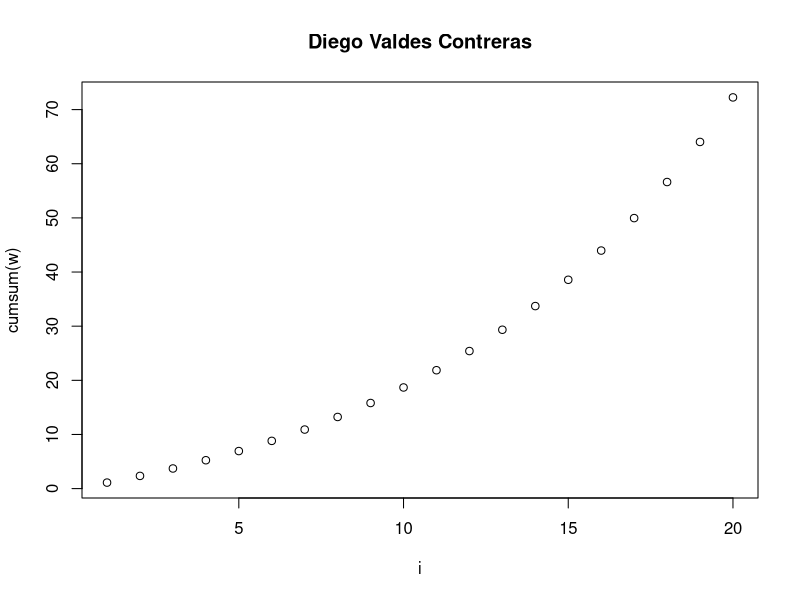
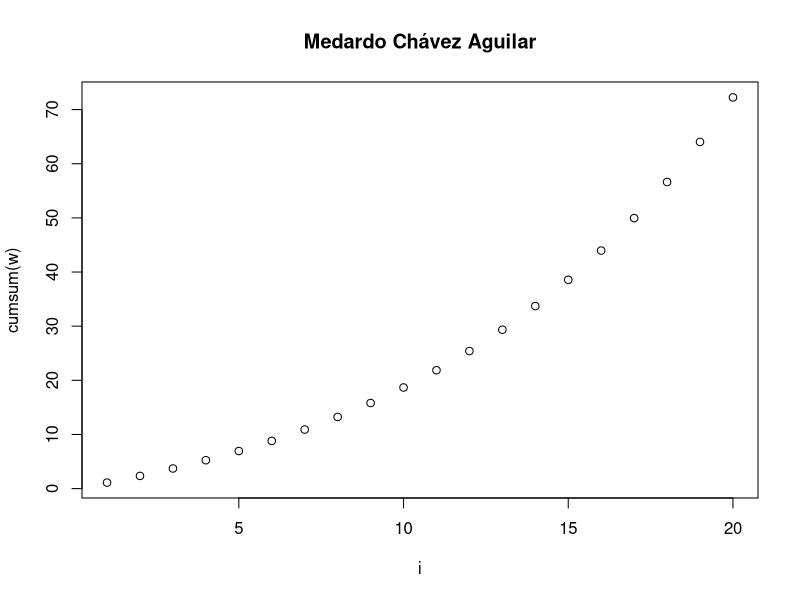
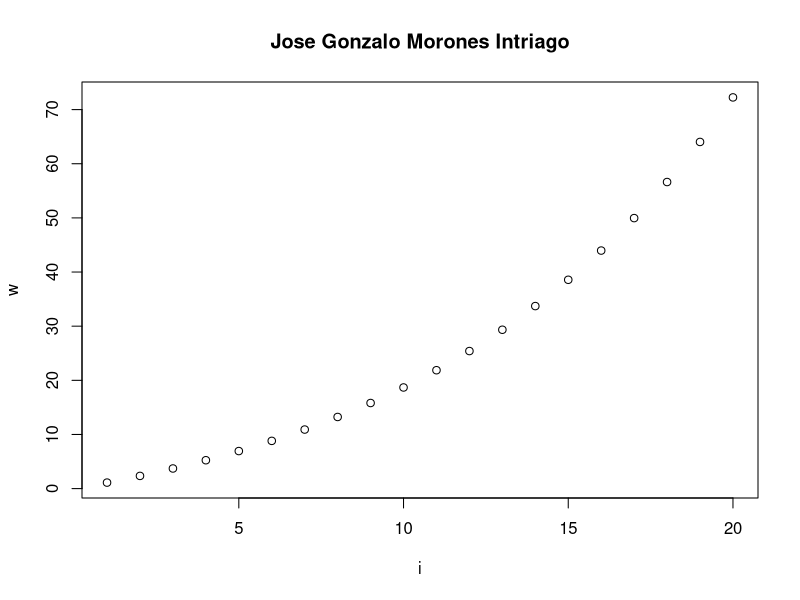
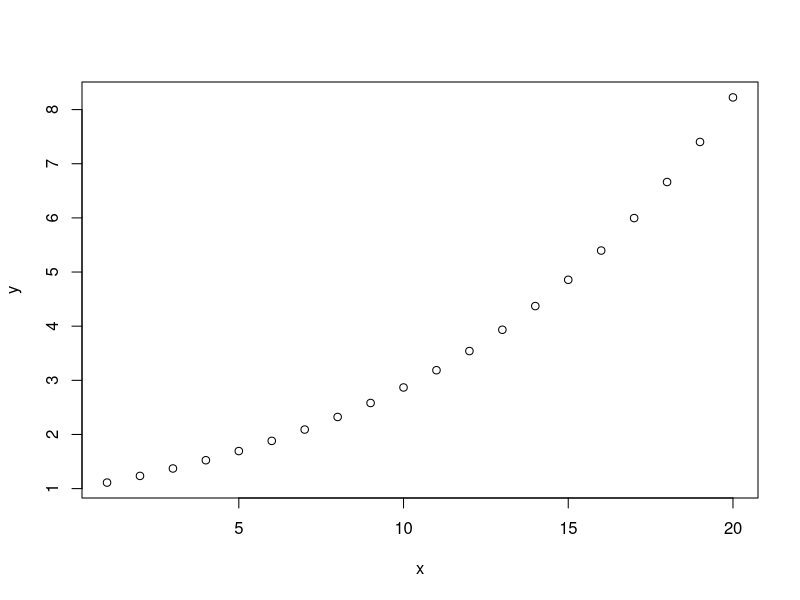
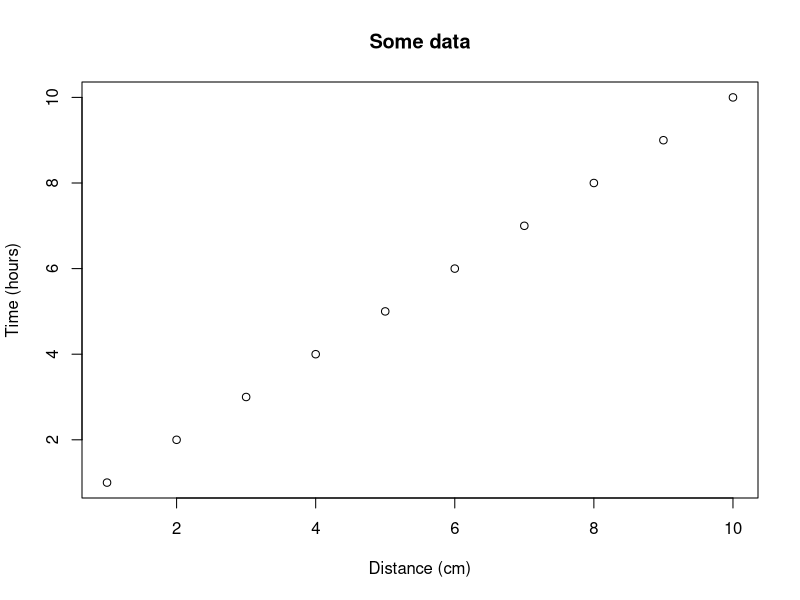
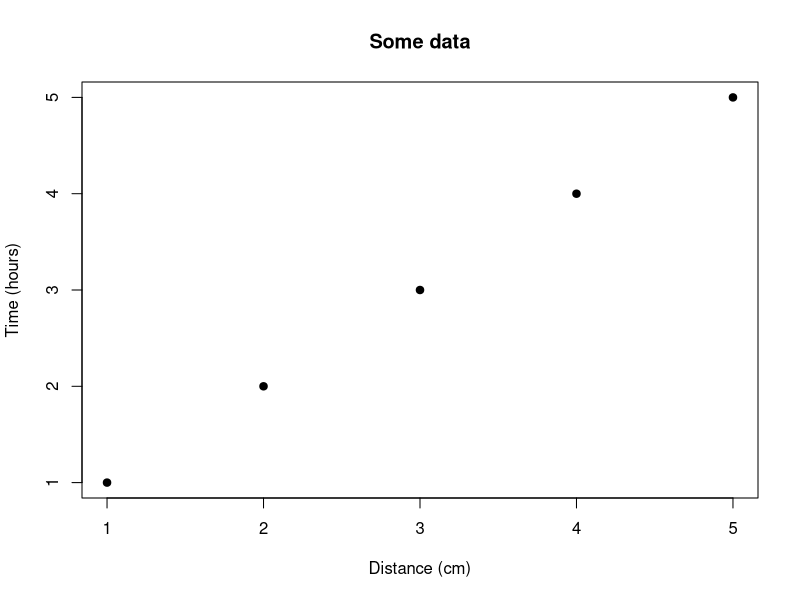

Recreate these plots in R, in order.
## ---- chunk 1
knitr::opts_chunk$set(echo = TRUE) # By default, show code; set to FALSE to hide it
knitr::opts_chunk$set(fig.pos = 'H') # Places figures on pages separate from text
knitr::opts_chunk$set(out.width = '100%', dpi=300) # Figure resolution and size
knitr::opts_chunk$set(fig.env = "figure") # Latex figure environment
## ---- chunk 2
n <- 0.9
i <- (1:20)
w <- (1/n^i)
plot(i, cumsum(w),
     main = "Diego Valdes Contreras")
## ---- chunk 3
n <- 0.9
i <- (1:20)
w <- (1/n^i)
plot(i, cumsum(w), 
     main = "Medardo Chávez Aguilar")
## ---- chunk 4
n<-0.9
i<-(1:20)
w<-(1/n^i)

cumsum(w)

plot(cumsum(w), xlab = "i", ylab = "w")


title ("Jose Gonzalo Morones Intriago")
## ---- chunk 5
#Diana Jacquelinne Soto A00227348
#w=sum^{20}_{i=1}[1/0.9^i]
           
n=0.9
x<- (1:20)
y <- (1/n^x)
cumsum(y)
z=sum(y)
z

plot(x, y)
## ---- chunk 6
plot(1:10, main = "Some data", xlab = "Distance (cm)", 
     ylab = "Time (hours)")
## ---- chunk 7
plot(1:5, pch = 19, main = "Some data", xlab = "Distance (cm)", 
     ylab = "Time (hours)")
## ---- chunk 8
df = data.frame(ID = 1:3, code = letters[1:3])

# Creates tables that follow OUP guidelines using xtable
library(xtable) 
print(xtable(df, caption = "This is the table caption", 
             label = "tab:tab1"), comment = FALSE)
## ---- chunk 9
df = data.frame(ID = 1:3, code = letters[1:3])

# kable can alse be used for creating tables
knitr::kable(df, caption = "This is the table caption", format = "latex",
             booktabs = TRUE, label = "tab2")
## ---- chunk 10
x<-1
equation1<-log(exp(1))+((sin(x)^2)+(cos(x)^2))
equation1

n<- seq(0:50000)
equation2 <- sum(1/2^n)
equation2

equation1>equation2

## ---- chunk 11
x<-1
eq<- log(exp(x))+(sin(x)^2)+(cos(x)^2) 
eq

n<- seq_len(1000)
eq3 <- sum(1/2^n)
eq3

is.it.true <- eq > eq3
if(is.it.true == TRUE) {print ("Equation is true!")}
if(is.it.true == FALSE) {print("Equation is false!")}
